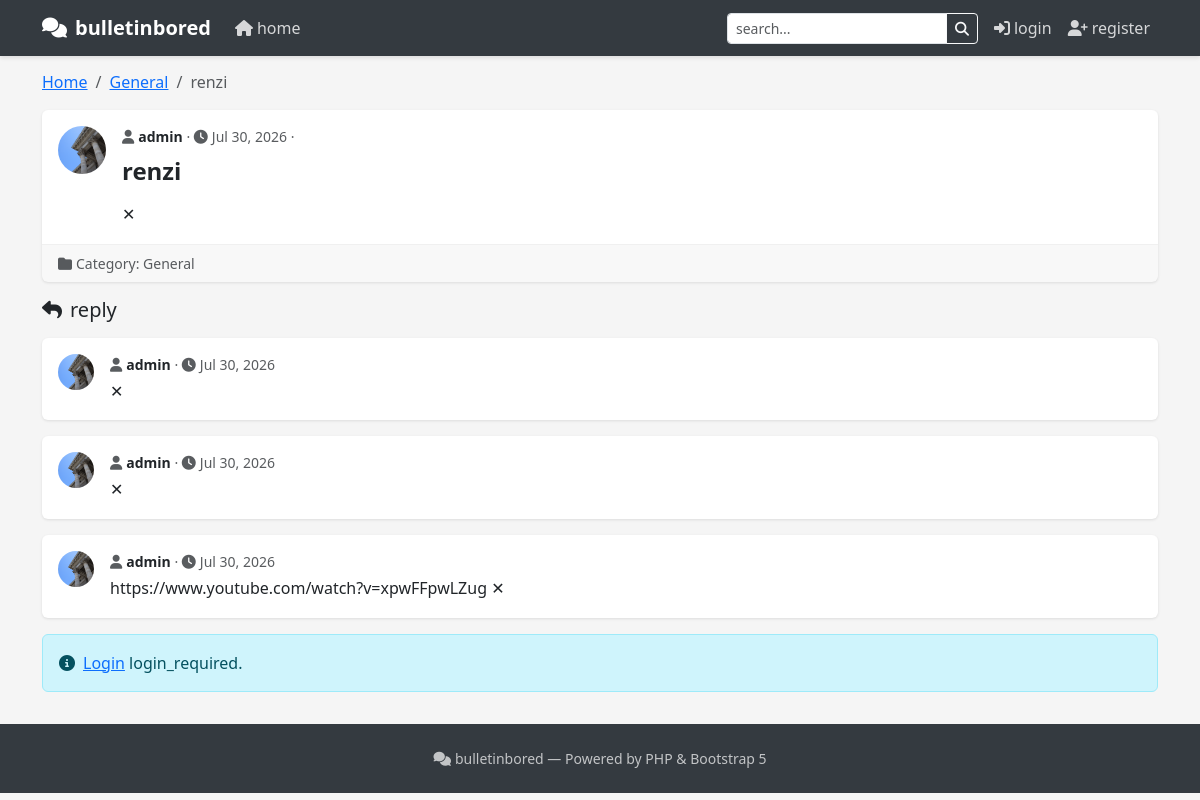
The page /thread/3-renzi on the database as committed earlier.
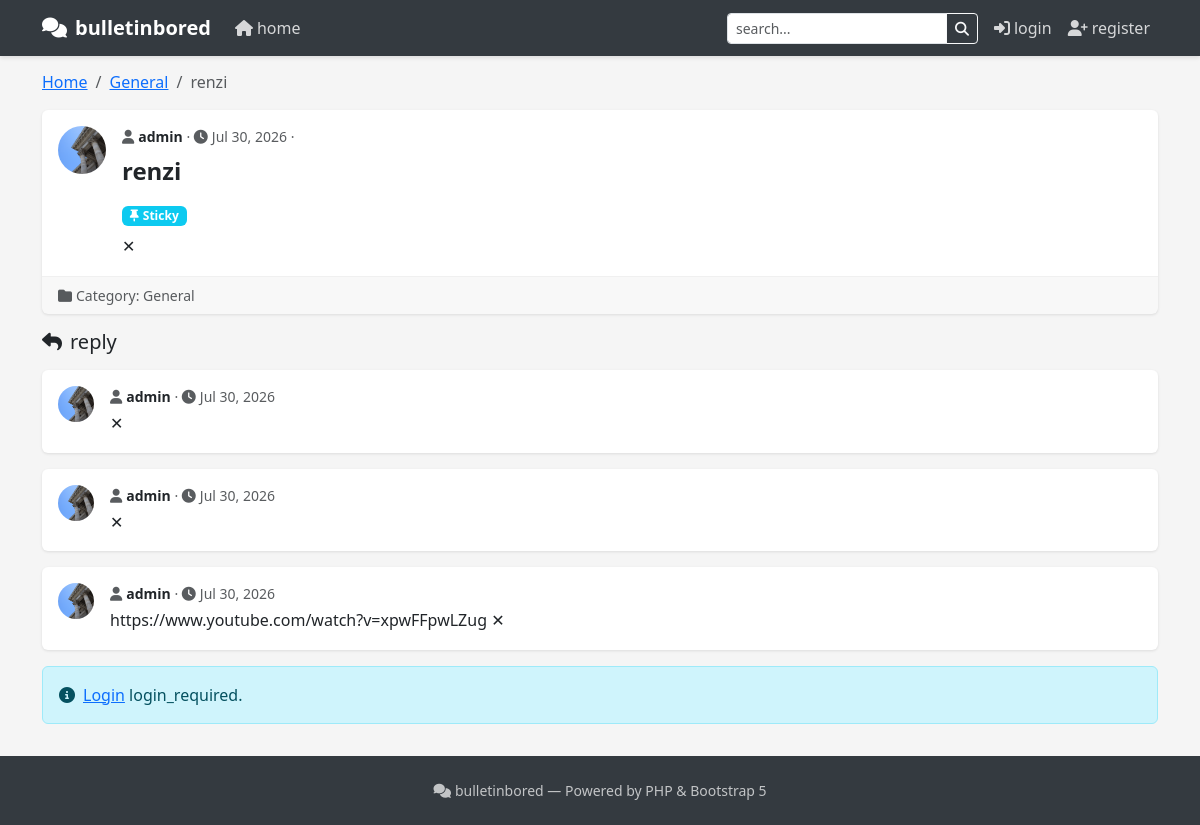
The same page on the database as committed later.
### views/thread.php (the view, shortened to what the changed rows need)
<?php include __DIR__.'/header.php'; render_header(escape($thread['title'] ?? 'Thread')); ?>
    <div class="card thread-opening">
        <div class="d-flex p-3 align-items-start">
            <div class="flex-grow-1 min-w-0">
<h1 class="h4 thread-title mb-3"><?= escape($thread['title'] ?? '') ?></h1>
                 <div class="mb-2">
                     <?php if ($thread['status'] === 'sticky'): ?>
                         <span class="badge bg-info me-1"><i class="fas fa-thumbtack me-1"></i>Sticky</span>
                     <?php endif; ?>
                 </div>
            </div>
        </div>
    </div>

Rows that differ between the two databases and show on the page:
changed threads "renzi": status "visible" → "sticky" (drawn)
Other text that changed with them:
text now shown: "Sticky"
